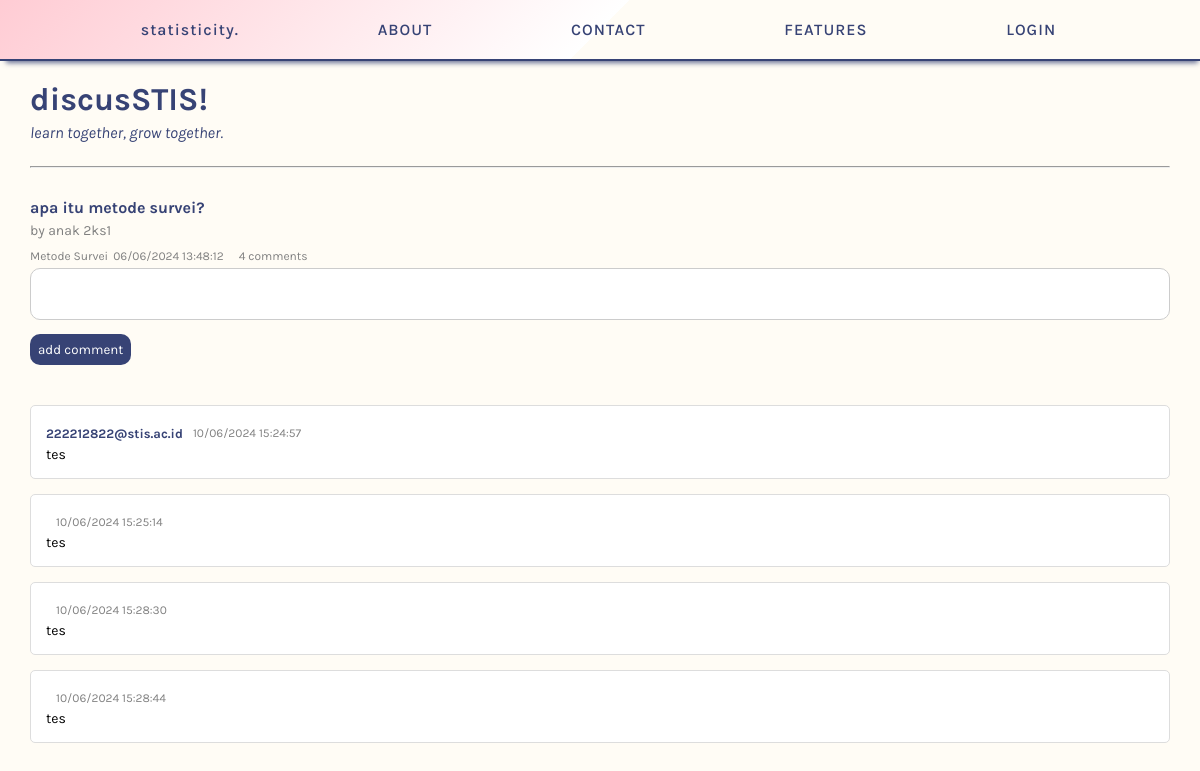
/thread.php?id=14, run on the app's committed database.
### tables this page shows
CREATE TABLE `threads` (
  `id` int(11) NOT NULL,
  `content` text NOT NULL,
  `author` varchar(255) NOT NULL,
  `date` timestamp NOT NULL DEFAULT current_timestamp(),
  `subject` varchar(255) NOT NULL,
  `comments` text NOT NULL
);

### thread.php (the view, shortened to what this page needs)
<?php
$servername = "localhost";
$username = "root";
$password = "";
$dbname = "statisticity";
$conn = new mysqli($servername, $username, $password, $dbname);
$thread_id = $_GET['id'];
$sql = "SELECT * FROM threads WHERE id = ?";
$stmt = $conn->prepare($sql);
$stmt->bind_param("i", $thread_id);
$stmt->execute();
$result = $stmt->get_result();
$thread = $result->fetch_assoc();
$thread['comments'] = json_decode($thread['comments'], true);
?>
<!DOCTYPE html>
<html lang="en-GB">
<head>
    <link rel="stylesheet" href="home.css">
    <link rel="stylesheet" href="thread.css">
</head>
<body>
    <header>
        <nav>
            <ul>
                <li><a href="home.php#home">statisticity.</a></li>
                <li><a href="home.php#about">ABOUT</a></li>
                <li><a href="home.php#contact">CONTACT</a></li>
                <li class="dropdown">
                    <a href="home.php#wycd">FEATURES</a>
                </li>
                <?php
                if(isset($_SESSION['email'])) {
                    echo '<li><a href="logout.php">LOGOUT</a></li>';
                } else {
                    echo '<li><a href="login.html">LOGIN</a></li>';
                }
                ?>
            </ul>
        </nav>
    </header>
    <div class="features-header">
        <h1>discusSTIS!</h1>
        <p>learn together, grow together.</p>
        <br><hr>
    </div>
    <div class="main">
        <div class="header">
            <h4 class="title"><?php echo htmlspecialchars($thread['content']); ?></h4>
            <p class="author">by <?php echo htmlspecialchars($thread['author']); ?></p>
        </div>
        <div class="bottom">
            <p class="subject"><?php echo htmlspecialchars($thread['subject']); ?></p>
            <p class="timestamp"><?php echo date('d/m/Y H:i:s', strtotime($thread['date'])); ?></p>
            <p class="comment-count"><?php echo count($thread['comments']); ?> comments</p>
        </div>
        <form method="post" id="comment-form">
            <textarea name="comment" required></textarea>
            <button type="submit" id="add-comment" class="add-comment">add comment</button>
        </form>
        <div class="comments">
            <?php if(is_array($thread['comments'])): ?>
                <?php foreach ($thread['comments'] as $comment): ?>
                    <div class="comment">
                        <div class="top-comment">
                            <p class="user"><?php echo htmlspecialchars($comment['author']); ?></p>
                            <p class="comment-ts"><?php echo date('d/m/Y H:i:s', strtotime($comment['date'])); ?></p>
                        </div>
                        <div class="comment-content"><?php echo htmlspecialchars($comment['content']); ?></div>
                    </div>
                <?php endforeach; ?>
            <?php endif; ?>
        </div>
    </div>
</body>
</html>

### home.css (style rules this page uses)
* { margin: 0; padding: 0; box-sizing: border-box; }
body { font-family: 'Karla', sans-serif; background-color: #fffcf5; }
a { text-decoration: none; }
a, button, input[type="submit"] { transition: all ease 0.3s; }
header { margin-top: 0; position: sticky; top: 0; z-index: 1000; }
nav { background: linear-gradient(135deg, #ffccd4 0%, #fff 50%, #fffcf5 50%); margin: 0; padding: 10px 20px; border-bottom: 2px solid #374375; box-shadow: 2px 6px 5px -4px rgba(55,67,117,0.75); -webkit-box-shadow: 2px 6px 5px -4px rgba(55,67,117,0.75); -moz-box-shadow: 2px 6px 5px -4px rgba(55,67,117,0.75); display: flex; justify-content: space-between; align-items: center; }
nav li a { display: inline-block; margin-right: 3px; padding: 10px 15px; align-self: center; letter-spacing: 1px; color: #374375; text-decoration: none; font-weight: 550; }
nav ul { list-style-type: none; width: 100%; margin: 0; padding: 0; clear: right; display: flex; justify-content: space-evenly; align-items: center; transition: all 0.3 ease; }
.dropdown { position: relative; display: inline-block; }
.features-header { padding: 20px 30px; color: #374375; }
.features-header p { font-style: italic; }

### thread.css (style rules this page uses)
* { font-family: Karla, 'sans serif'; }
hr { color: #374375; }
h4, ol { margin: 0; }
p { margin: 5px 0; }
textarea { width: 100%; padding: 10px; border-radius: 10px; border: 1px solid #ccc; color: #374375; resize: none; }
.title { color: #374375; }
.author { color: grey; font-size: 14px; }
.add-comment { display: block; margin: 10px 0; padding: 8px; border-radius: 10px; border: none; color: white; background-color: #374375; }
.main { padding: 0 30px; margin-top: 10px; }
.comments { margin: 40px 0; }
.comment { border: 1px solid #ddd; padding: 15px; border-radius: 5px; background-color: white; margin-bottom: 15px; font-size: 14px; }
.user { font-weight: bold; color: #374375; margin-bottom: 5px; font-size: 13px; }
.comment-ts { padding-left: 10px; font-size: 12px; }
.bottom, .top-comment { display: flex; color: grey; font-size: 12px; }
.bottom p { margin-right: 5px; }
.timestamp { padding-right: 10px; }

### data on the page
threads: content "apa itu metode survei?", author "anak 2ks1", subject "Metode Survei", date "06/06/2024 13:48:12"

### other printed values
count($thread['comments']) "4"
$comment['author'] "222212822@stis.ac.id"
date('d/m/Y H:i:s', strtotime($comment['date'])) "10/06/2024 15:24:57"
$comment['content'] "tes"
date('d/m/Y H:i:s', strtotime($comment['date'])) "10/06/2024 15:25:14"
date('d/m/Y H:i:s', strtotime($comment['date'])) "10/06/2024 15:28:30"
date('d/m/Y H:i:s', strtotime($comment['date'])) "10/06/2024 15:28:44"
